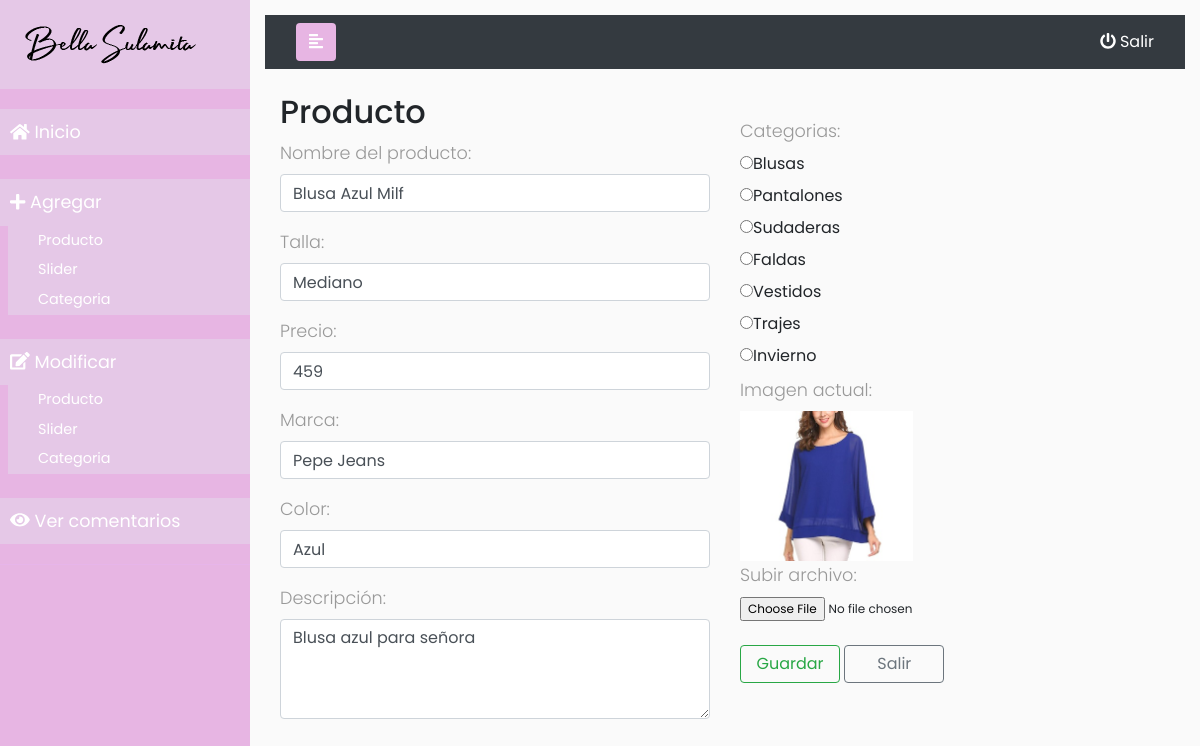
/administrador/editarProducto.php?id=101 (signed in), run on an earlier commit of the app's database.
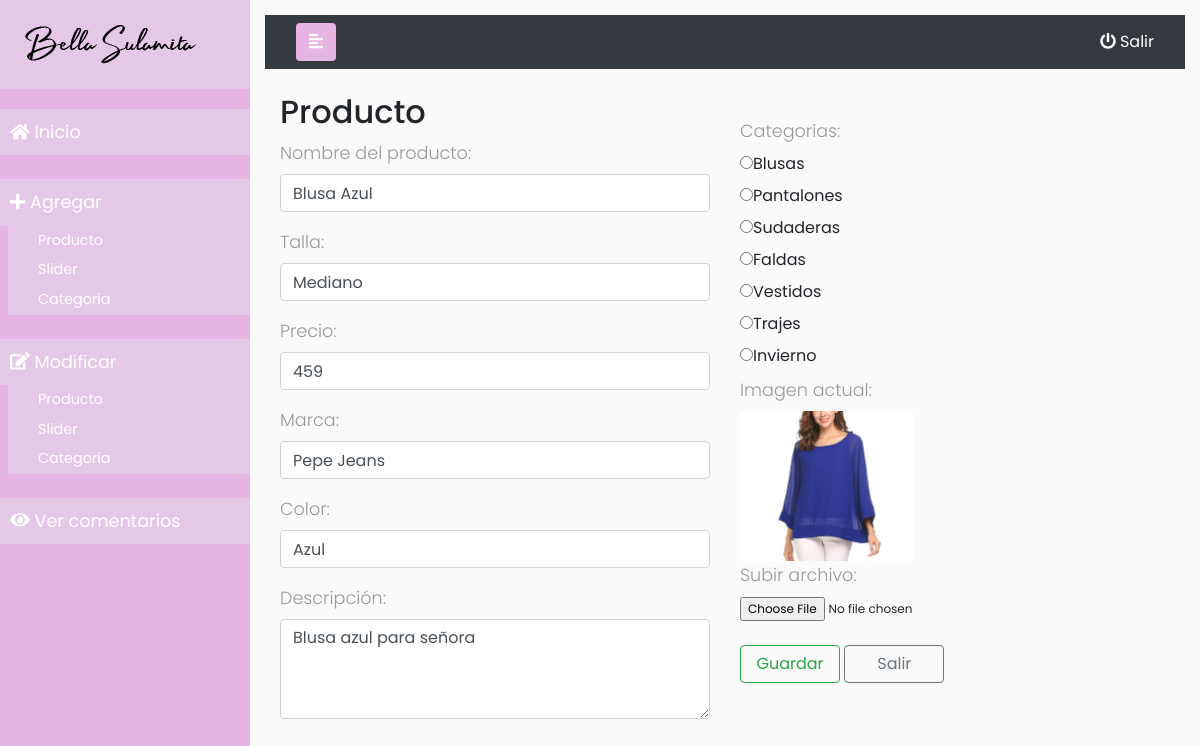
And on a later commit of the database.
### tables this page shows
CREATE TABLE `productos` (
  `id` int(11) NOT NULL,
  `id_categoria` int(11) NOT NULL,
  `imagen` varchar(600) NOT NULL,
  `nombre` varchar(100) NOT NULL,
  `description` text NOT NULL,
  `precio` float NOT NULL,
  `marca` varchar(50) NOT NULL,
  `color` varchar(100) NOT NULL,
  `talla` varchar(50) NOT NULL
);

### backend/modelo/BD.php (called while the page is built, shortened)
<?php
class BD {
    private $servername = "localhost";
    private $username = "root";
    private $password = "";
    private $database = "bellaSulamita";
    public function __construct() {
        try {
            $this->conn = new PDO("mysql:host=$this->servername;dbname=$this->database", $this->username, $this->password);
        } catch (PDOException $e) {
            echo "Connection failed: " . $e->getMessage();
        }
    }
}

### backend/controlador/CProducto.php (called while the page is built, shortened)
<?php
class CProducto {
    private $modelo;
    public function __construct() {
        $this->modelo= new MProducto();
    }
    public function mostrarProducto($ide){
        $producto = $this->modelo->consultaProducto($ide);
            return $producto;
    }
}

### backend/modelo/MProducto.php (called while the page is built, shortened)
<?php
class MProducto extends BD {
    public function consultaProducto($id) {
        try {
            $stmt = $this->conn->prepare("SELECT productos.*, categoria FROM productos inner join categoria on productos.id_categoria=categoria.id where productos.id=:id");
            $stmt->bindParam(':id', $id);
            $stmt->execute();
            foreach ($stmt->fetchAll() as $registro) {
                return $registro;
            }
            return null;
        } catch (PDOException $e) {
            echo "Error: " . $e->getMessage();
        }
    }
}

### backend/modelo/MCategoria.php (called while the page is built, shortened)
<?php
class MCategoria extends BD {
    public function consultarCategoriasAdmin(){
        try {
            $stmt = $this->conn->prepare("SELECT * FROM categoria order by id desc");
            $stmt->execute();
            return $stmt->fetchAll();
        } catch (PDOException $e) {
            echo "Error: " . $e->getMessage();
        }
    }
}

### backend/controlador/CCategoria.php (the view, shortened to what the changed rows need)
<?php
class CCategoria {
    private $modelo;
    public function __construct() {
        $this->modelo = new MCategoria();
    }
    public function mostrarCategoriasAdmin(){
        $producto = $this->modelo->consultarCategoriasAdmin();
        $acu = "";
        foreach ($producto as $produ){
            $acu .= '<input type="radio" name="categoria" id="'.$produ["id"].'" value="'.$produ["id"].'">'
                    . '<label for="'.$produ["id"].'"> '.$produ["categoria"].'</label><br>';
        }
        return $acu;
    }
}

### administrador/editarProducto.php (shortened to what the changed rows need)
<?php
include_once '../backend/modelo/BD.php';
include_once '../backend/modelo/MProducto.php';
include_once '../backend/modelo/MCategoria.php';
include_once '../backend/controlador/CProducto.php';
include_once '../backend/controlador/CCategoria.php';
$producto = new CProducto();
$categoria = new CCategoria();
$ide = (int) $_GET["id"];
$produ = $producto->mostrarProducto($ide);
?>
<!DOCTYPE html>
<html>
    <head>
        <link rel="stylesheet" href="https://stackpath.bootstrapcdn.com/bootstrap/4.3.1/css/bootstrap.min.css"
>
        <link rel="stylesheet" href="style/css_1.css" />
        <link rel="stylesheet" href="style/font-awesome.min.css">
        <link rel="stylesheet" href="https://cdn.jsdelivr.net/npm/sweetalert2@8.15.2/dist/sweetalert2.css">
    </head>
    <body>
        <div class="wrapper">
            <div style="padding: 15px; margin: 0px auto 0px auto; width: 100%" id="content">
                <div class="container-fluid">
                    <form action="editarProducto.php?id=<?php echo $ide ?>" method="POST" enctype="multipart/form-data">
                        <div class="row">
                            <div class="col-lg-6 col-sm-12">
                                <br><h2>Producto</h2>
                                <div class="input-group mb-3">
                                    <input type="text" require name="nombre" class="form-control" aria-label="Sizing example input"
                                           aria-describedby="inputGroup-sizing-default" placeholder="Nombre del producto" value="<?php echo $produ["nombre"] ?>">
                                </div>
                                <div class="input-group mb-3">
                                    <input type="text" require name="talla" class="form-control" aria-label="Sizing example input"
                                           aria-describedby="inputGroup-sizing-default" placeholder="Tallas" value="<?php echo $produ["talla"] ?>">
                                </div>
                                <div class="input-group mb-3">
                                    <input type="text" require name="precio" class="form-control" aria-label="Sizing example input"
                                           aria-describedby="inputGroup-sizing-default" placeholder="Precio" value="<?php echo $produ["precio"] ?>">
                                </div>
                                <div class="input-group mb-3">
                                    <input type="text" require name="marca" class="form-control" aria-label="Sizing example input"
                                           aria-describedby="inputGroup-sizing-default" placeholder="Marca" value="<?php echo $produ["marca"] ?>">
                                </div>
                                <div class="input-group mb-3">
                                    <input type="text" require name="color" class="form-control" aria-label="Sizing example input"
                                           aria-describedby="inputGroup-sizing-default" placeholder="Color" value="<?php echo $produ["color"] ?>">
                                </div>
                                <div class="input-group mb-3">
                                    <textarea style="height: 100px" class="form-control"
                                              aria-label="Sizing example input" require name="description"
                                              aria-describedby="inputGroup-sizing-default"
                                              placeholder="Descripcion Completa del producto"><?php echo $produ["description"] ?></textarea>
                                </div>
                            </div>
                            <div class="col-lg-6 col-sm-12">
                                <br><br><p style="margin-bottom: 5px;">Categorias:</p>
                                <?php echo $categoria->mostrarCategoriasAdmin(); ?>
                                <p style="margin-bottom: 5px;">Imagen actual:</p>
                                <img src="../<?php echo $produ["imagen"] ?>"  width="auto" height="150px"><br>
                                <p style="margin-bottom: 5px;">Subir archivo:</p>
                                <input style="font-size: 12px" type="file" name="imagen" accept="image/*"><br><br>
                                <button style="width: 100px" type="submit" class="btn btn-outline-success">Guardar</button>
                                <button style="width: 100px" type="button" class="btn btn-outline-secondary"><a href="tablaProducto.php" style="text-decoration: none">Salir</a></button>
                            </div>
                        </div>
                    </form>
                </div><br>
            </div>
        </div>
    </body>
</html>

What changed in the data, as far as the page shows it:
changed productos "Mediano": nombre "Blusa Azul Milf" → "Blusa Azul"
